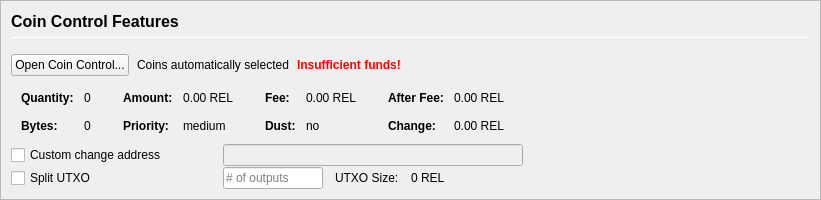
         <widget class="QFrame" name="frameCoinControl">
          <property name="sizePolicy">
           <sizepolicy hsizetype="Expanding" vsizetype="Expanding">
            <horstretch>0</horstretch>
            <verstretch>0</verstretch>
           </sizepolicy>
          </property>
          <property name="maximumSize">
           <size>
            <width>16777215</width>
            <height>16777215</height>
           </size>
          </property>
          <property name="frameShape">
           <enum>QFrame::StyledPanel</enum>
          </property>
          <property name="frameShadow">
           <enum>QFrame::Sunken</enum>
          </property>
          <layout class="QVBoxLayout" name="verticalLayoutCoinControl2">
           <property name="spacing">
            <number>0</number>
           </property>
           <property name="leftMargin">
            <number>0</number>
           </property>
           <property name="topMargin">
            <number>0</number>
           </property>
           <property name="rightMargin">
            <number>0</number>
           </property>
           <property name="bottomMargin">
            <number>0</number>
           </property>
           <item>
            <widget class="QFrame" name="frameCoinControl_BG">
             <layout class="QVBoxLayout" name="verticalLayoutCoinControl" stretch="0,0,0,0,0,0">
              <property name="spacing">
               <number>1</number>
              </property>
              <property name="leftMargin">
               <number>10</number>
              </property>
              <property name="topMargin">
               <number>10</number>
              </property>
              <item>
               <layout class="QHBoxLayout" name="horizontalLayoutCoinControl1">
                <property name="bottomMargin">
                 <number>15</number>
                </property>
                <item>
                 <layout class="QVBoxLayout" name="verticalLayout_3">
                  <property name="spacing">
                   <number>6</number>
                  </property>
                  <item>
                   <widget class="QLabel" name="labelCoinControlFeatures">
                    <property name="sizePolicy">
                     <sizepolicy hsizetype="Preferred" vsizetype="Maximum">
                      <horstretch>0</horstretch>
                      <verstretch>0</verstretch>
                     </sizepolicy>
                    </property>
                    <property name="minimumSize">
                     <size>
                      <width>0</width>
                      <height>20</height>
                     </size>
                    </property>
                    <property name="font">
                     <font>
                      <pointsize>12</pointsize>
                      <weight>75</weight>
                      <bold>true</bold>
                     </font>
                    </property>
                    <property name="styleSheet">
                     <string notr="true">font-weight:bold;</string>
                    </property>
                    <property name="text">
                     <string>Coin Control Features</string>
                    </property>
                   </widget>
                  </item>
                  <item>
                   <widget class="Line" name="line">
                    <property name="minimumSize">
                     <size>
                      <width>0</width>
                      <height>1</height>
                     </size>
                    </property>
                    <property name="maximumSize">
                     <size>
                      <width>16777215</width>
                      <height>1</height>
                     </size>
                    </property>
                    <property name="orientation">
                     <enum>Qt::Horizontal</enum>
                    </property>
                   </widget>
                  </item>
                 </layout>
                </item>
               </layout>
              </item>
              <item>
               <layout class="QHBoxLayout" name="horizontalLayoutCoinControl2" stretch="0,0,0,0">
                <property name="spacing">
                 <number>8</number>
                </property>
                <property name="bottomMargin">
                 <number>10</number>
                </property>
                <item>
                 <widget class="QPushButton" name="pushButtonCoinControl">
                  <property name="styleSheet">
                   <string notr="true"/>
                  </property>
                  <property name="text">
                   <string>Open Coin Control...</string>
                  </property>
                  <property name="autoDefault">
                   <bool>false</bool>
                  </property>
                 </widget>
                </item>
                <item>
                 <widget class="QLabel" name="labelCoinControlAutomaticallySelected">
                  <property name="text">
                   <string>Coins automatically selected</string>
                  </property>
                  <property name="margin">
                   <number>5</number>
                  </property>
                 </widget>
                </item>
                <item>
                 <widget class="QLabel" name="labelCoinControlInsuffFunds">
                  <property name="font">
                   <font>
                    <weight>75</weight>
                    <bold>true</bold>
                   </font>
                  </property>
                  <property name="styleSheet">
                   <string notr="true">color:red;font-weight:bold;</string>
                  </property>
                  <property name="text">
                   <string>Insufficient funds!</string>
                  </property>
                  <property name="margin">
                   <number>5</number>
                  </property>
                 </widget>
                </item>
                <item>
                 <spacer name="horizontalSpacerCoinControl">
                  <property name="orientation">
                   <enum>Qt::Horizontal</enum>
                  </property>
                  <property name="sizeHint" stdset="0">
                   <size>
                    <width>40</width>
                    <height>1</height>
                   </size>
                  </property>
                 </spacer>
                </item>
               </layout>
              </item>
              <item>
               <widget class="QWidget" name="widgetCoinControl" native="true">
                <property name="sizePolicy">
                 <sizepolicy hsizetype="Preferred" vsizetype="Preferred">
                  <horstretch>0</horstretch>
                  <verstretch>0</verstretch>
                 </sizepolicy>
                </property>
                <property name="minimumSize">
                 <size>
                  <width>0</width>
                  <height>0</height>
                 </size>
                </property>
                <property name="styleSheet">
                 <string notr="true"/>
                </property>
                <layout class="QHBoxLayout" name="horizontalLayoutCoinControl5">
                 <property name="leftMargin">
                  <number>0</number>
                 </property>
                 <property name="topMargin">
                  <number>0</number>
                 </property>
                 <property name="rightMargin">
                  <number>0</number>
                 </property>
                 <property name="bottomMargin">
                  <number>0</number>
                 </property>
                 <item>
                  <layout class="QHBoxLayout" name="horizontalLayoutCoinControl3" stretch="0,0,0,1">
                   <property name="spacing">
                    <number>20</number>
                   </property>
                   <property name="topMargin">
                    <number>0</number>
                   </property>
                   <property name="bottomMargin">
                    <number>10</number>
                   </property>
                   <item>
                    <layout class="QFormLayout" name="formLayoutCoinControl1">
                     <property name="horizontalSpacing">
                      <number>10</number>
                     </property>
                     <property name="verticalSpacing">
                      <number>14</number>
                     </property>
                     <property name="leftMargin">
                      <number>10</number>
                     </property>
                     <property name="topMargin">
                      <number>4</number>
                     </property>
                     <property name="rightMargin">
                      <number>6</number>
                     </property>
                     <item row="0" column="0">
                      <widget class="QLabel" name="labelCoinControlQuantityText">
                       <property name="font">
                        <font>
                         <weight>75</weight>
                         <bold>true</bold>
                        </font>
                       </property>
                       <property name="text">
                        <string>Quantity:</string>
                       </property>
                       <property name="margin">
                        <number>0</number>
                       </property>
                      </widget>
                     </item>
                     <item row="0" column="1">
                      <widget class="QLabel" name="labelCoinControlQuantity">
                       <property name="cursor">
                        <cursorShape>IBeamCursor</cursorShape>
                       </property>
                       <property name="contextMenuPolicy">
                        <enum>Qt::ActionsContextMenu</enum>
                       </property>
                       <property name="text">
                        <string notr="true">0</string>
                       </property>
                       <property name="margin">
                        <number>0</number>
                       </property>
                       <property name="textInteractionFlags">
                        <set>Qt::LinksAccessibleByMouse|Qt::TextSelectableByKeyboard|Qt::TextSelectableByMouse</set>
                       </property>
                      </widget>
                     </item>
                     <item row="1" column="0">
                      <widget class="QLabel" name="labelCoinControlBytesText">
                       <property name="font">
                        <font>
                         <weight>75</weight>
                         <bold>true</bold>
                        </font>
                       </property>
                       <property name="text">
                        <string>Bytes:</string>
                       </property>
                      </widget>
                     </item>
                     <item row="1" column="1">
                      <widget class="QLabel" name="labelCoinControlBytes">
                       <property name="cursor">
                        <cursorShape>IBeamCursor</cursorShape>
                       </property>
                       <property name="contextMenuPolicy">
                        <enum>Qt::ActionsContextMenu</enum>
                       </property>
                       <property name="text">
                        <string notr="true">0</string>
                       </property>
                       <property name="textInteractionFlags">
                        <set>Qt::LinksAccessibleByMouse|Qt::TextSelectableByKeyboard|Qt::TextSelectableByMouse</set>
                       </property>
                      </widget>
                     </item>
                    </layout>
                   </item>
                   <item>
                    <layout class="QFormLayout" name="formLayoutCoinControl2">
                     <property name="horizontalSpacing">
                      <number>10</number>
                     </property>
                     <property name="verticalSpacing">
                      <number>14</number>
                     </property>
                     <property name="leftMargin">
                      <number>6</number>
                     </property>
                     <property name="topMargin">
                      <number>4</number>
                     </property>
                     <property name="rightMargin">
                      <number>6</number>
                     </property>
                     <item row="0" column="0">
                      <widget class="QLabel" name="labelCoinControlAmountText">
                       <property name="font">
                        <font>
                         <weight>75</weight>
                         <bold>true</bold>
                        </font>
                       </property>
                       <property name="text">
                        <string>Amount:</string>
                       </property>
                       <property name="margin">
                        <number>0</number>
                       </property>
                      </widget>
                     </item>
                     <item row="0" column="1">
                      <widget class="QLabel" name="labelCoinControlAmount">
                       <property name="cursor">
                        <cursorShape>IBeamCursor</cursorShape>
                       </property>
                       <property name="contextMenuPolicy">
                        <enum>Qt::ActionsContextMenu</enum>
                       </property>
                       <property name="text">
                        <string notr="true">0.00 REL</string>
                       </property>
                       <property name="textInteractionFlags">
                        <set>Qt::LinksAccessibleByMouse|Qt::TextSelectableByKeyboard|Qt::TextSelectableByMouse</set>
                       </property>
                      </widget>
                     </item>
                     <item row="1" column="0">
                      <widget class="QLabel" name="labelCoinControlPriorityText">
                       <property name="font">
                        <font>
                         <weight>75</weight>
                         <bold>true</bold>
                        </font>
                       </property>
                       <property name="text">
                        <string>Priority:</string>
                       </property>
                      </widget>
                     </item>
                     <item row="1" column="1">
                      <widget class="QLabel" name="labelCoinControlPriority">
                       <property name="cursor">
                        <cursorShape>IBeamCursor</cursorShape>
                       </property>
                       <property name="contextMenuPolicy">
                        <enum>Qt::ActionsContextMenu</enum>
                       </property>
                       <property name="text">
                        <string>medium</string>
                       </property>
                       <property name="textInteractionFlags">
                        <set>Qt::LinksAccessibleByMouse|Qt::TextSelectableByKeyboard|Qt::TextSelectableByMouse</set>
                       </property>
                      </widget>
                     </item>
                    </layout>
                   </item>
                   <item>
                    <layout class="QFormLayout" name="formLayoutCoinControl3">
                     <property name="horizontalSpacing">
                      <number>10</number>
                     </property>
                     <property name="verticalSpacing">
                      <number>14</number>
                     </property>
                     <property name="leftMargin">
                      <number>6</number>
                     </property>
                     <property name="topMargin">
                      <number>4</number>
                     </property>
                     <property name="rightMargin">
                      <number>6</number>
                     </property>
                     <item row="0" column="0">
                      <widget class="QLabel" name="labelCoinControlFeeText">
                       <property name="font">
                        <font>
                         <weight>75</weight>
                         <bold>true</bold>
                        </font>
                       </property>
                       <property name="text">
                        <string>Fee:</string>
                       </property>
                       <property name="margin">
                        <number>0</number>
                       </property>
                      </widget>
                     </item>
                     <item row="0" column="1">
                      <widget class="QLabel" name="labelCoinControlFee">
                       <property name="cursor">
                        <cursorShape>IBeamCursor</cursorShape>
                       </property>
                       <property name="contextMenuPolicy">
                        <enum>Qt::ActionsContextMenu</enum>
                       </property>
                       <property name="text">
                        <string notr="true">0.00 REL</string>
                       </property>
                       <property name="textInteractionFlags">
                        <set>Qt::LinksAccessibleByMouse|Qt::TextSelectableByKeyboard|Qt::TextSelectableByMouse</set>
                       </property>
                      </widget>
                     </item>
                     <item row="1" column="0">
                      <widget class="QLabel" name="labelCoinControlLowOutputText">
                       <property name="font">
                        <font>
                         <weight>75</weight>
                         <bold>true</bold>
                        </font>
                       </property>
                       <property name="text">
                        <string>Dust:</string>
                       </property>
                      </widget>
                     </item>
                     <item row="1" column="1">
                      <widget class="QLabel" name="labelCoinControlLowOutput">
                       <property name="cursor">
                        <cursorShape>IBeamCursor</cursorShape>
                       </property>
                       <property name="contextMenuPolicy">
                        <enum>Qt::ActionsContextMenu</enum>
                       </property>
                       <property name="text">
                        <string>no</string>
                       </property>
                       <property name="textInteractionFlags">
                        <set>Qt::LinksAccessibleByMouse|Qt::TextSelectableByKeyboard|Qt::TextSelectableByMouse</set>
                       </property>
                      </widget>
                     </item>
                    </layout>
                   </item>
                   <item>
                    <layout class="QFormLayout" name="formLayoutCoinControl4">
                     <property name="horizontalSpacing">
                      <number>10</number>
                     </property>
                     <property name="verticalSpacing">
                      <number>14</number>
                     </property>
                     <property name="leftMargin">
                      <number>6</number>
                     </property>
                     <property name="topMargin">
                      <number>4</number>
                     </property>
                     <property name="rightMargin">
                      <number>6</number>
                     </property>
                     <item row="0" column="0">
                      <widget class="QLabel" name="labelCoinControlAfterFeeText">
                       <property name="font">
                        <font>
                         <weight>75</weight>
                         <bold>true</bold>
                        </font>
                       </property>
                       <property name="text">
                        <string>After Fee:</string>
                       </property>
                       <property name="margin">
                        <number>0</number>
                       </property>
                      </widget>
                     </item>
                     <item row="0" column="1">
                      <widget class="QLabel" name="labelCoinControlAfterFee">
                       <property name="cursor">
                        <cursorShape>IBeamCursor</cursorShape>
                       </property>
                       <property name="contextMenuPolicy">
                        <enum>Qt::ActionsContextMenu</enum>
                       </property>
                       <property name="text">
                        <string notr="true">0.00 REL</string>
                       </property>
                       <property name="textInteractionFlags">
                        <set>Qt::LinksAccessibleByMouse|Qt::TextSelectableByKeyboard|Qt::TextSelectableByMouse</set>
                       </property>
                      </widget>
                     </item>
                     <item row="1" column="0">
                      <widget class="QLabel" name="labelCoinControlChangeText">
                       <property name="font">
                        <font>
                         <weight>75</weight>
                         <bold>true</bold>
                        </font>
                       </property>
                       <property name="text">
                        <string>Change:</string>
                       </property>
                      </widget>
                     </item>
                     <item row="1" column="1">
                      <widget class="QLabel" name="labelCoinControlChange">
                       <property name="cursor">
                        <cursorShape>IBeamCursor</cursorShape>
                       </property>
                       <property name="contextMenuPolicy">
                        <enum>Qt::ActionsContextMenu</enum>
                       </property>
                       <property name="text">
                        <string notr="true">0.00 REL</string>
                       </property>
                       <property name="textInteractionFlags">
                        <set>Qt::LinksAccessibleByMouse|Qt::TextSelectableByKeyboard|Qt::TextSelectableByMouse</set>
                       </property>
                      </widget>
                     </item>
                    </layout>
                   </item>
                  </layout>
                 </item>
                </layout>
               </widget>
              </item>
              <item>
               <layout class="QHBoxLayout" name="horizontalLayoutCoinControl4">
                <property name="spacing">
                 <number>12</number>
                </property>
                <property name="sizeConstraint">
                 <enum>QLayout::SetDefaultConstraint</enum>
                </property>
                <property name="topMargin">
                 <number>0</number>
                </property>
                <property name="rightMargin">
                 <number>0</number>
                </property>
                <item>
                 <widget class="QCheckBox" name="checkBoxCoinControlChange">
                  <property name="sizePolicy">
                   <sizepolicy hsizetype="Preferred" vsizetype="Preferred">
                    <horstretch>0</horstretch>
                    <verstretch>0</verstretch>
                   </sizepolicy>
                  </property>
                  <property name="minimumSize">
                   <size>
                    <width>200</width>
                    <height>0</height>
                   </size>
                  </property>
                  <property name="maximumSize">
                   <size>
                    <width>200</width>
                    <height>16777215</height>
                   </size>
                  </property>
                  <property name="toolTip">
                   <string>If this is activated, but the change address is empty or invalid, change will be sent to a newly generated address.</string>
                  </property>
                  <property name="text">
                   <string>Custom change address</string>
                  </property>
                 </widget>
                </item>
                <item>
                 <widget class="QValidatedLineEdit" name="lineEditCoinControlChange">
                  <property name="enabled">
                   <bool>false</bool>
                  </property>
                  <property name="sizePolicy">
                   <sizepolicy hsizetype="Preferred" vsizetype="Preferred">
                    <horstretch>0</horstretch>
                    <verstretch>0</verstretch>
                   </sizepolicy>
                  </property>
                  <property name="minimumSize">
                   <size>
                    <width>300</width>
                    <height>0</height>
                   </size>
                  </property>
                 </widget>
                </item>
                <item>
                 <widget class="QLabel" name="labelCoinControlChangeLabel">
                  <property name="sizePolicy">
                   <sizepolicy hsizetype="Preferred" vsizetype="Preferred">
                    <horstretch>0</horstretch>
                    <verstretch>0</verstretch>
                   </sizepolicy>
                  </property>
                  <property name="minimumSize">
                   <size>
                    <width>100</width>
                    <height>0</height>
                   </size>
                  </property>
                  <property name="text">
                   <string/>
                  </property>
                  <property name="margin">
                   <number>3</number>
                  </property>
                 </widget>
                </item>
               </layout>
              </item>
              <item>
               <layout class="QHBoxLayout" name="horizontalLayoutCoinControl6">
                <property name="spacing">
                 <number>12</number>
                </property>
                <property name="rightMargin">
                 <number>0</number>
                </property>
                <item>
                 <widget class="QCheckBox" name="splitBlockCheckBox">
                  <property name="sizePolicy">
                   <sizepolicy hsizetype="Preferred" vsizetype="Preferred">
                    <horstretch>0</horstretch>
                    <verstretch>0</verstretch>
                   </sizepolicy>
                  </property>
                  <property name="minimumSize">
                   <size>
                    <width>200</width>
                    <height>0</height>
                   </size>
                  </property>
                  <property name="maximumSize">
                   <size>
                    <width>200</width>
                    <height>16777215</height>
                   </size>
                  </property>
                  <property name="text">
                   <string>Split UTXO</string>
                  </property>
                 </widget>
                </item>
                <item>
                 <widget class="QLineEdit" name="splitBlockLineEdit">
                  <property name="sizePolicy">
                   <sizepolicy hsizetype="Preferred" vsizetype="Preferred">
                    <horstretch>50</horstretch>
                    <verstretch>0</verstretch>
                   </sizepolicy>
                  </property>
                  <property name="minimumSize">
                   <size>
                    <width>100</width>
                    <height>0</height>
                   </size>
                  </property>
                  <property name="maximumSize">
                   <size>
                    <width>100</width>
                    <height>16777215</height>
                   </size>
                  </property>
                  <property name="placeholderText">
                   <string># of outputs</string>
                  </property>
                 </widget>
                </item>
                <item>
                 <widget class="QLabel" name="labelBlockSizeText">
                  <property name="text">
                   <string>UTXO Size:</string>
                  </property>
                 </widget>
                </item>
                <item>
                 <widget class="QLabel" name="labelBlockSize">
                  <property name="text">
                   <string>0 REL</string>
                  </property>
                 </widget>
                </item>
                <item>
                 <spacer name="horizontalSpacer_7">
                  <property name="orientation">
                   <enum>Qt::Horizontal</enum>
                  </property>
                  <property name="sizeHint" stdset="0">
                   <size>
                    <width>40</width>
                    <height>20</height>
                   </size>
                  </property>
                 </spacer>
                </item>
               </layout>
              </item>
              <item>
               <spacer name="verticalSpacerCoinControl">
                <property name="orientation">
                 <enum>Qt::Vertical</enum>
                </property>
                <property name="sizeHint" stdset="0">
                 <size>
                  <width>800</width>
                  <height>1</height>
                 </size>
                </property>
               </spacer>
              </item>
             </layout>
            </widget>
           </item>
          </layout>
         </widget>
